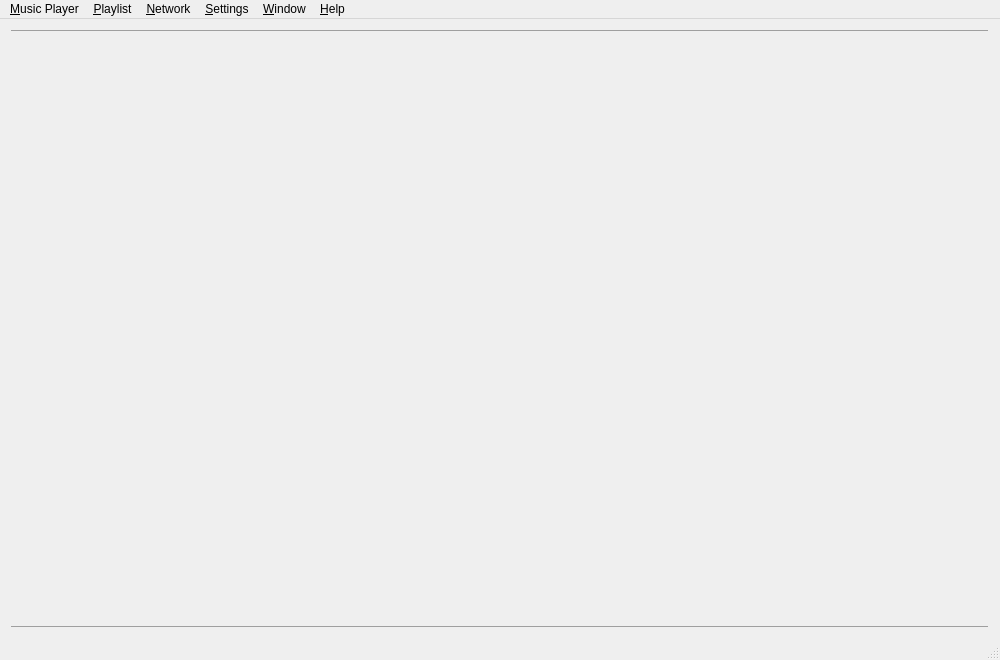
<?xml version="1.0" encoding="UTF-8"?>
<ui version="4.0">
 <class>TomahawkDesktopWindow</class>
 <widget class="QMainWindow" name="TomahawkDesktopWindow">
  <property name="geometry">
   <rect>
    <x>0</x>
    <y>0</y>
    <width>1000</width>
    <height>660</height>
   </rect>
  </property>
  <property name="windowTitle">
   <string>Tomahawk</string>
  </property>
  <widget class="QWidget" name="centralWidget">
   <layout class="QVBoxLayout" name="verticalLayout">
    <item>
     <widget class="QFrame" name="hline1">
      <property name="maximumSize">
       <size>
        <width>16777215</width>
        <height>1</height>
       </size>
      </property>
      <property name="frameShape">
       <enum>QFrame::HLine</enum>
      </property>
      <property name="frameShadow">
       <enum>QFrame::Raised</enum>
      </property>
     </widget>
    </item>
    <item>
     <widget class="QSplitter" name="splitter">
      <property name="orientation">
       <enum>Qt::Horizontal</enum>
      </property>
      <property name="handleWidth">
       <number>1</number>
      </property>
      <widget class="QWidget" name="sidebarWidget" native="true"/>
      <widget class="QWidget" name="playlistWidget" native="true"/>
     </widget>
    </item>
    <item>
     <widget class="QFrame" name="hline2">
      <property name="maximumSize">
       <size>
        <width>16777215</width>
        <height>1</height>
       </size>
      </property>
      <property name="frameShape">
       <enum>QFrame::HLine</enum>
      </property>
      <property name="frameShadow">
       <enum>QFrame::Raised</enum>
      </property>
     </widget>
    </item>
   </layout>
  </widget>
  <widget class="QMenuBar" name="menuBar">
   <property name="geometry">
    <rect>
     <x>0</x>
     <y>0</y>
     <width>1000</width>
     <height>22</height>
    </rect>
   </property>
   <widget class="QMenu" name="menuSettings">
    <property name="title">
     <string>&amp;Settings</string>
    </property>
    <addaction name="actionPreferences"/>
   </widget>
   <widget class="QMenu" name="menuApp">
    <property name="title">
     <string>&amp;Music Player</string>
    </property>
    <addaction name="actionPlay"/>
    <addaction name="actionPrevious"/>
    <addaction name="actionNext"/>
    <addaction name="separator"/>
    <addaction name="actionUpdateCollection"/>
    <addaction name="actionRescanCollection"/>
    <addaction name="separator"/>
    <addaction name="actionShowOfflineSources"/>
    <addaction name="separator"/>
    <addaction name="actionExit"/>
   </widget>
   <widget class="QMenu" name="menuNetwork">
    <property name="title">
     <string>&amp;Network</string>
    </property>
    <addaction name="actionToggleConnect"/>
    <addaction name="separator"/>
   </widget>
   <widget class="QMenu" name="menuWindow">
    <property name="title">
     <string>&amp;Window</string>
    </property>
    <addaction name="actionMinimize"/>
    <addaction name="actionZoom"/>
   </widget>
   <widget class="QMenu" name="menu_Help">
    <property name="title">
     <string>&amp;Help</string>
    </property>
    <addaction name="actionDiagnostics"/>
    <addaction name="actionAboutTomahawk"/>
   </widget>
   <widget class="QMenu" name="menuPlaylist">
    <property name="title">
     <string>&amp;Playlist</string>
    </property>
    <addaction name="actionCreatePlaylist"/>
    <addaction name="actionCreate_New_Station"/>
    <addaction name="separator"/>
    <addaction name="actionLoadXSPF"/>
   </widget>
   <addaction name="menuApp"/>
   <addaction name="menuPlaylist"/>
   <addaction name="menuNetwork"/>
   <addaction name="menuSettings"/>
   <addaction name="menuWindow"/>
   <addaction name="menu_Help"/>
  </widget>
  <widget class="QStatusBar" name="statusBar"/>
  <action name="actionExit">
   <property name="text">
    <string>&amp;Quit</string>
   </property>
   <property name="shortcut">
    <string>Ctrl+Q</string>
   </property>
   <property name="menuRole">
    <enum>QAction::QuitRole</enum>
   </property>
  </action>
  <action name="actionToggleConnect">
   <property name="text">
    <string>Go &amp;Online</string>
   </property>
  </action>
  <action name="actionAddFriendManually">
   <property name="text">
    <string>Add &amp;Friend...</string>
   </property>
  </action>
  <action name="actionUpdateCollection">
   <property name="text">
    <string>U&amp;pdate Collection</string>
   </property>
   <property name="toolTip">
    <string>Update Collection</string>
   </property>
  </action>
  <action name="actionPreferences">
   <property name="text">
    <string>&amp;Configure Tomahawk...</string>
   </property>
   <property name="menuRole">
    <enum>QAction::PreferencesRole</enum>
   </property>
  </action>
  <action name="actionLoadXSPF">
   <property name="text">
    <string>Load &amp;XSPF...</string>
   </property>
  </action>
  <action name="actionCreatePlaylist">
   <property name="text">
    <string>Create &amp;New Playlist...</string>
   </property>
  </action>
  <action name="actionAboutTomahawk">
   <property name="text">
    <string>About &amp;Tomahawk...</string>
   </property>
   <property name="menuRole">
    <enum>QAction::AboutRole</enum>
   </property>
  </action>
  <action name="actionCreateAutomaticPlaylist">
   <property name="text">
    <string>Create New &amp;Automatic Playlist</string>
   </property>
  </action>
  <action name="actionCreate_New_Station">
   <property name="text">
    <string>Create New &amp;Station</string>
   </property>
  </action>
  <action name="actionShowOfflineSources">
   <property name="checkable">
    <bool>true</bool>
   </property>
   <property name="text">
    <string>Show Offline Sources</string>
   </property>
  </action>
  <action name="actionHideOfflineSources">
   <property name="text">
    <string>Hide Offline Sources</string>
   </property>
  </action>
  <action name="actionMinimize">
   <property name="text">
    <string>Minimize</string>
   </property>
   <property name="shortcut">
    <string>Ctrl+M</string>
   </property>
  </action>
  <action name="actionZoom">
   <property name="text">
    <string>Zoom</string>
   </property>
   <property name="shortcut">
    <string>Meta+Ctrl+Z</string>
   </property>
  </action>
  <action name="actionDiagnostics">
   <property name="text">
    <string>Diagnostics...</string>
   </property>
   <property name="menuRole">
    <enum>QAction::ApplicationSpecificRole</enum>
   </property>
  </action>
  <action name="actionRescanCollection">
   <property name="text">
    <string>Fully &amp;Rescan Collection</string>
   </property>
   <property name="toolTip">
    <string>Fully Rescan Collection</string>
   </property>
  </action>
  <action name="actionPlay">
   <property name="text">
    <string>Play</string>
   </property>
   <property name="shortcut">
    <string>Space</string>
   </property>
  </action>
  <action name="actionPrevious">
   <property name="text">
    <string>Previous</string>
   </property>
  </action>
  <action name="actionNext">
   <property name="text">
    <string>Next</string>
   </property>
  </action>
 </widget>
 <layoutdefault spacing="6" margin="11"/>
 <resources/>
 <connections/>
 <slots>
  <slot>on_btnResolve_clicked()</slot>
 </slots>
</ui>
